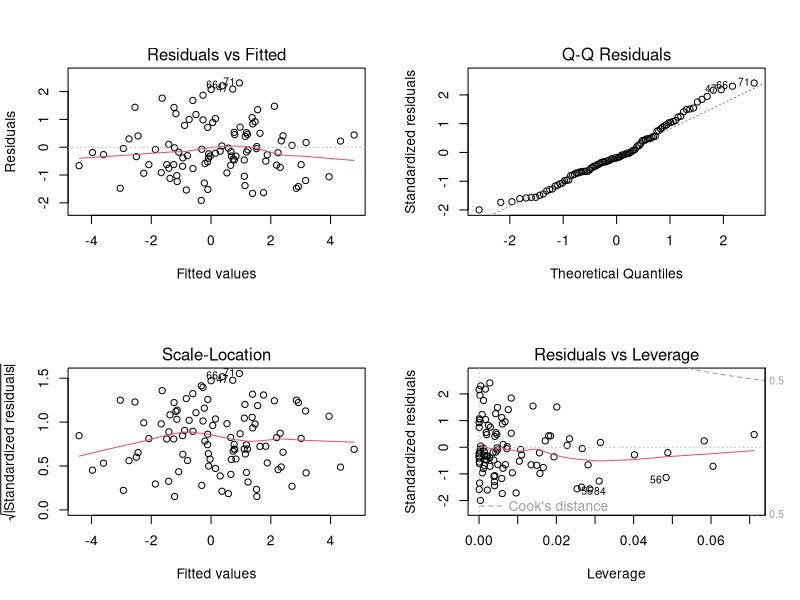
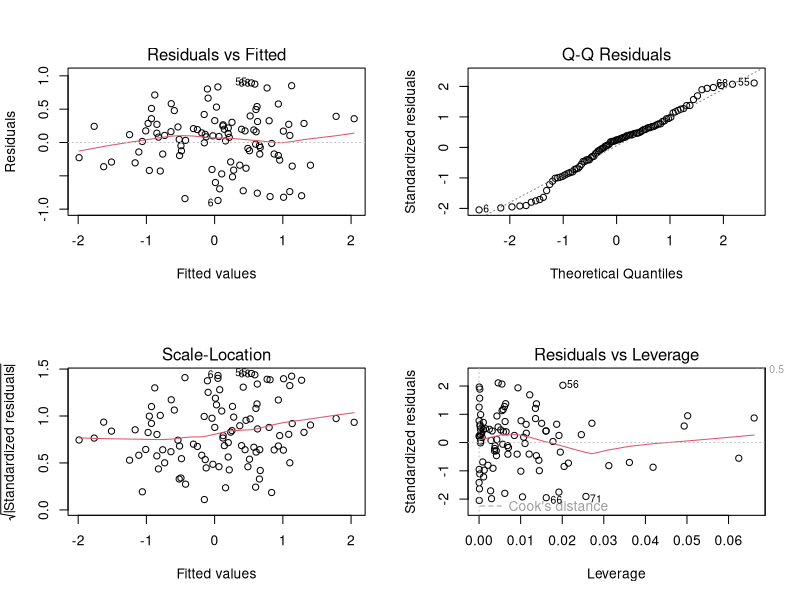

The R source for these figures, in order:
set.seed(1)
x=rnorm(100)
y = 2*x+rnorm(100)

# y对x无截距简单线性回归
lm.fit1 = lm(y~x+0)
summary(lm.fit1)
pdf("subject11.pdf")
par(mfrow = c(2, 2))
plot(lm.fit1)

# x对y无截距简单线性回归
lm.fit2 = lm(x~y+0)
summary(lm.fit2)
plot(lm.fit2)